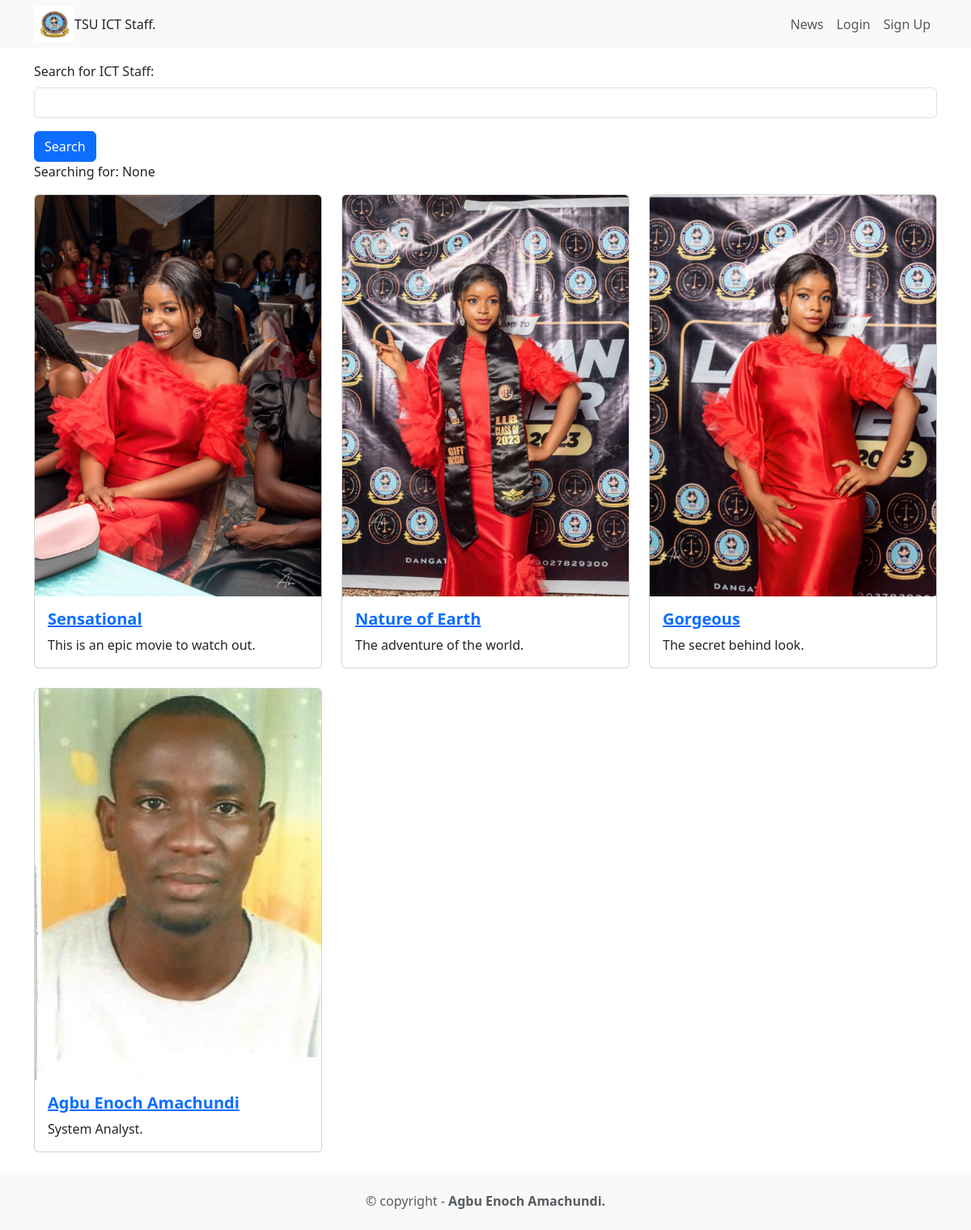
/home/, run on the app's committed database.
### movie/models.py (models this page shows)
class Movie(models.Model):
    title = models.CharField(max_length=100)
    description = models.CharField(max_length=250)
    image = models.ImageField(upload_to='movie/image/')

### movie/views.py (the view)
# urls.py: 2. Add a URL to urlpatterns:  path('', views.home, name='home')
def home(request):
    searchTerm = request.GET.get('searchMovie')
    if searchTerm:
        movies = Movie.objects.filter(title__icontains=searchTerm)
    else:
        movies = Movie.objects.all()
    return render(request, 'home.html', {'searchTerm':searchTerm, 'movies':movies})

### movie/templates/home.html (shortened to what this page needs)
<!DOCTYPE html>
<html>
  <head>
    <link href="https://cdn.jsdelivr.net/npm/bootstrap@5.3.3/dist/css/bootstrap.min.css" rel="stylesheet">
  </head>
  <body>
        {% extends 'base.html' %}
        {% block content %}
          <form action="">
              <div class="mb-3">
                <label class="form-label">Search for ICT Staff:</label>
                <input type="text" name="searchMovie" class="form-control">
              </div>
              <button type="submit" class="btn btn-primary">Search</button>
          </form>
          <p>Searching for: {{searchTerm}}</p>
          <div class="row row-cols-1 row-cols-md-3 g-4">
            {% for movie in movies %}
            <div v-for="movie in movies" class="col">
              <div class="card">
                <img class="card-img-top" src="{{ movie.image.url }}"/>
                <div class="card-body">
                  <a href="{% url 'detail' movie.id%}">
                    <h5 class="card-title fw-bold">{{movie.title}}</h5>
                  </a>
                  <p class="card-text">{{movie.description}}</p>
                </div>
              </div>
            </div>
            {% endfor %}
          </div>
        {% endblock content %}

### moviereviews/templates/base.html (shortened to what this page needs)
<!DOCTYPE html>
<html>
    <head>
        <link href="https://cdn.jsdelivr.net/npm/bootstrap@5.3.3/dist/css/bootstrap.min.css" rel="stylesheet">
    </head>
    <body>
        <nav class="navbar navbar-expand-lg navbar-light bg-light mb-3">
            <div class="container">
              {% load static %}
              <img src="{% static 'images/TSU Logo.png' %}" alt="" width="50" height="44"
              class="d-inline-block align-text-top"/>TSU ICT Staff.</a>
              <div class="collapse navbar-collapse" id="navbarNavAltMarkup">
                <div class="navbar-nav ms-auto">
                  {% if user.is_authenticated %}
                    <a class="nav-link" href="{% url 'logoutaccount' %}">Logout {{user.username}}</a>
                  {% else %}
                    <a class="nav-link" href="{% url 'news' %}">News</a>
                    <a class="nav-link" href="{% url 'loginaccount' %}">Login</a>
                    <a class="nav-link" href="{% url 'signupaccount' %}">Sign Up</a>
                  {% endif %}
                </div>
              </div>
            </div>
        </nav>
        <div class="container">
            {% block content %}
            {% endblock content %}
        </div>
        <footer class="text-center text-lg-start bg-light text-muted mt-4">
            <div class="text-center p-4">© copyright -
              <a class="text-reset fw-bold text-decoration-none" target="_blank"
              href="https://www.linkedin.com/in/agbuenoch">Agbu Enoch Amachundi.
              </a>
            </div>
        </footer>
    </body>
</html>

### data on the page
Movie: image (picture), title "Sensational", description "This is an epic movie to watch out."
Movie: image (picture), title "Nature of Earth", description "The adventure of the world."
Movie: image (picture), title "Gorgeous", description "The secret behind look."
Movie: image (picture), title "Agbu Enoch Amachundi", description "System Analyst."

### other printed values
{{ searchTerm }} "None"
